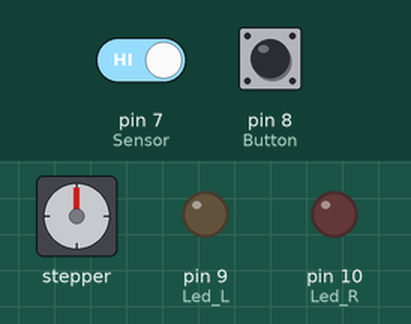
A sketch run on a simulated Arduino Uno, built with avr-gcc and run on an emulated ATmega328P. Parts: stepper motor, output pins drawn as LEDs (lit = HIGH). Wiring (inferred from the names in the program): stepper motor driver (200 steps per turn assumed): step pin 3; direction pin 2; enable pin 4. The inputs (shaded band) are chosen by the test bench; at power-on: pin 7 (Sensor) HIGH, pin 8 (Button) HIGH. Pins used as bus, display or sensor lines are not drawn.

Above: at 1.7 s.
1.8 s: pin 7 (Sensor) driven LOW
At 2.9 s:
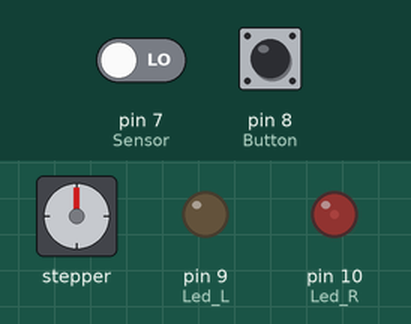
3.3 s: pin 8 (Button) pulled LOW for 3.2 s
At 7.6 s:
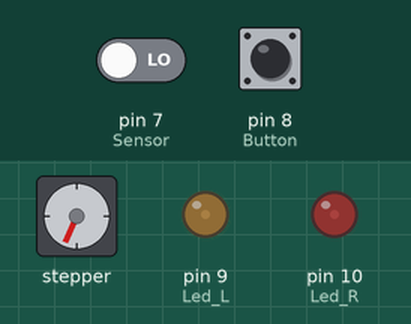
9.5 s: pin 8 (Button) pulled LOW for 0.15 s
At 10.3 s:
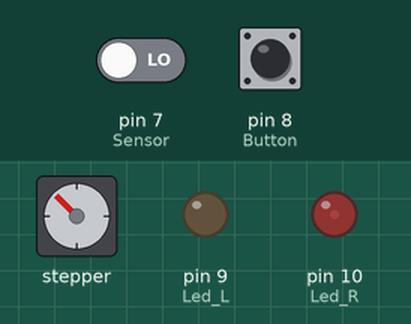
11.5 s: pin 8 (Button) pulled LOW for 1 s
At 12.0 s:
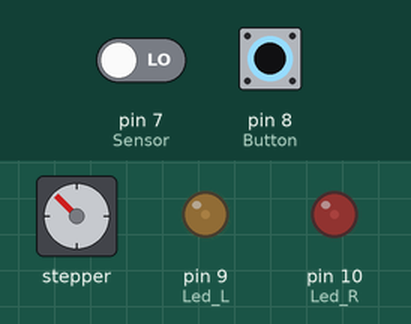
15.5 s: pin 7 (Sensor) driven HIGH
At 16.4 s:
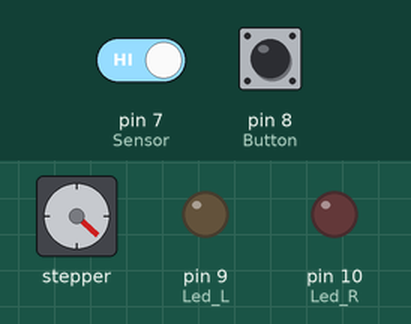
17.1 s: pin 7 (Sensor) driven LOW
At 18.1 s:
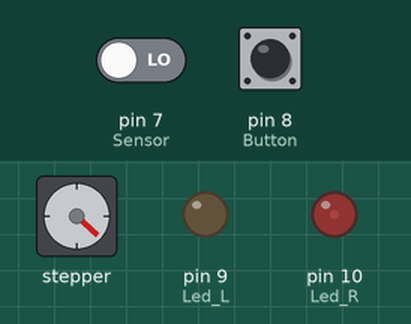
Timing chart, 0 to 19.6 s (numbered marks = the images above; inputs shaded):
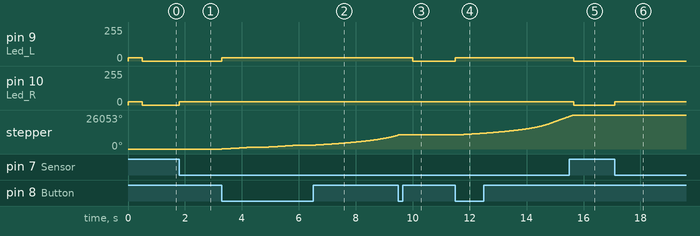

The sketch:

Respooler_Model_V2.ino
```cpp
// Respooler Code

// Defining Variables
const int Button = 8;
const int Sensor = 7;
const int Led_L = 9;
const int Led_R = 10;
const int En = 4;
const int Stp = 3;
const int Dir = 2;

unsigned long Acceleration = 9;
unsigned long previousMillis = 0;
unsigned long motorStartTime = 0;

const int ledBrightness = 26; // 10% brightness (value between 0 and 255)
const unsigned long sensorOffDuration = 150; // Duration in milliseconds for which the sensor must be off to stop the motor

void setup() {
  // Pin Modes
  pinMode(Button, INPUT_PULLUP);
  pinMode(Sensor, INPUT_PULLUP);
  pinMode(En, OUTPUT);
  pinMode(Stp, OUTPUT);
  pinMode(Dir, OUTPUT);
  pinMode(Led_L, OUTPUT);
  pinMode(Led_R, OUTPUT);

  // Disable stepper
  digitalWrite(En, HIGH);

  // Set stepper direction (HIGH or LOW)
  digitalWrite(Dir, HIGH);

  // Blink to indicate setup completion
  setLedBrightness(Led_L, ledBrightness);
  setLedBrightness(Led_R, ledBrightness);
  delay(500);
  turnOffLeds();
}

void loop() {
  digitalWrite(En, HIGH);

  if (digitalRead(Sensor) == HIGH) {
    if (digitalRead(Button) == LOW) {
      turnOnLeds();
    } else {
      turnOffLeds();
    }
  } else {
    setLedBrightness(Led_R, ledBrightness);

    if (digitalRead(Button) == LOW) {  // Button pressed
      runStepper();
    }
  }
}

void runStepper() {
  unsigned long Speed = 100;  // Stepper speed (lower means faster), don't go lower than 70, motor might skip!
  unsigned long Interval = 750;

  motorStartTime = millis();
  digitalWrite(En, LOW);

  while (true) {
    unsigned long currentMillis = millis();

    // Check if button is pressed and more than 1 second has passed since motor start
    if (digitalRead(Button) == LOW && (currentMillis - motorStartTime) > 1000) {
      delay(500);
      turnOffLeds();
      break;
    }

    if (Interval > (Speed)) {
      setLedBrightness(Led_L, ledBrightness);

      stepMotor(Interval);

      if (currentMillis - previousMillis > Acceleration) {
        previousMillis = currentMillis;
        Interval -= 2;
      }

      if (digitalRead(Sensor) == HIGH) {
        if (sensorCheck(Interval)) {
          turnOffLeds();
          break;
        }
      }
    } else {
      blinkLed(Led_L, 1000);

      stepMotor(Speed);

      if (digitalRead(Button) == LOW && (currentMillis - motorStartTime) > 1000) {  // Emergency stop
        delay(500);
        turnOffLeds();
        break;
      }

      if (digitalRead(Sensor) == HIGH) {
        if (sensorCheck(Speed)) {
          turnOffLeds();
          break;
        }
      }
    }
  }
}

void stepMotor(unsigned long interval) {
  digitalWrite(Stp, HIGH);
  delayMicroseconds(interval);
  digitalWrite(Stp, LOW);
  delayMicroseconds(interval);
}

bool sensorCheck(unsigned long interval) {
  unsigned long sensorHighStart = millis();
  while (millis() - sensorHighStart < sensorOffDuration) {
    digitalWrite(Stp, HIGH);
    delayMicroseconds(interval+20);
    digitalWrite(Stp, LOW);
    delayMicroseconds(interval+20);

    if (digitalRead(Sensor) == LOW) {
      return false;
    }
  }
  return true;
}

void setLedBrightness(int pin, int brightness) {
  analogWrite(pin, brightness);
}

void turnOnLeds() {
  setLedBrightness(Led_L, ledBrightness);
  setLedBrightness(Led_R, ledBrightness);
}

void turnOffLeds() {
  analogWrite(Led_L, 0);
  analogWrite(Led_R, 0);
}

void blinkLed(int pin, unsigned long interval) {
  static unsigned long previousMillis = 0;
  static bool ledState = LOW;

  unsigned long currentMillis = millis();

  if (currentMillis - previousMillis >= interval) {
    previousMillis = currentMillis;

    if (ledState == LOW) {
      ledState = HIGH;
      setLedBrightness(pin, ledBrightness);
    } else {
      ledState = LOW;
      analogWrite(pin, 0);
    }
  }
}
```

Measured:
- after the input at 1.8 s, pin 10 (Led_R): 0/255 → 26/255 at once
- after the input at 3.3 s, pin 9 (Led_L): 0/255 → 26/255 at once; stepper: turns 1362° clockwise in 1.0 s, then 1361° clockwise in 0.98 s, then 7853° clockwise in 3.2 s
- after the input at 9.5 s, pin 9 (Led_L): 26/255 → 0/255 after 0.50 s instead of 1.1 s
- after the input at 11.5 s, pin 9 (Led_L): 0/255 → 26/255 at once; stepper: keeps turning clockwise at about 3558°/s, starting at once
- after the input at 15.5 s, pin 10 (Led_R): 26/255 → 0/255 after 0.15 s
- after the input at 17.1 s, pin 10 (Led_R): 0/255 → 26/255 at once
